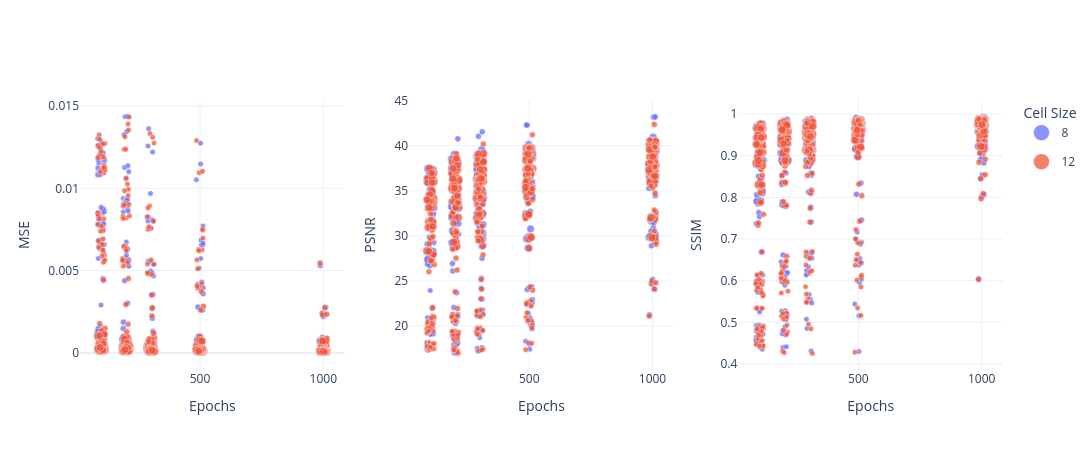

The notebook cell saved with this chart:
### Code cell
plot_colored_by("cell_size", "Cell Size")

### Figure 1 — Plotly figure (JSON) as saved in the notebook; plotly's stock layout.template omitted (floating-point values rounded to 4 significant figures; data arrays with more than 128 entries replaced by an {"elided": "..."} marker saying what was removed)
{"data": [{"customdata": {"elided": "615x10 mixed values"}, "hovertemplate": "epochs: %{customdata[0]}<br>params: %{customdata[1]}%  ·  loss: %{customdata[2]}<br>lr: %{customdata[3]:.1e}  ·  distance: %{customdata[4]}<br>cell_size: %{customdata[5]}  ·  knn_rate: %{customdata[6]}<br>time: %{customdata[7]}  ·  vram: %{customdata[8]}<br>MSE: %{y:.4g} ± %{customdata[9]:.2g}<extra></extra>", "legendgroup": "8", "marker": {"color": "#636EFA", "line": {"color": "white", "width": 0.5}, "opacity": 0.75, "size": {"elided": "615 float values"}, "sizemin": 2, "sizemode": "area", "sizeref": 430100000.0}, "mode": "markers", "name": "8", "showlegend": true, "x": {"elided": "615 float values"}, "y": {"elided": "615 float values"}, "type": "scatter", "xaxis": "x", "yaxis": "y"}, {"customdata": {"elided": "590x10 mixed values"}, "hovertemplate": "epochs: %{customdata[0]}<br>params: %{customdata[1]}%  ·  loss: %{customdata[2]}<br>lr: %{customdata[3]:.1e}  ·  distance: %{customdata[4]}<br>cell_size: %{customdata[5]}  ·  knn_rate: %{customdata[6]}<br>time: %{customdata[7]}  ·  vram: %{customdata[8]}<br>MSE: %{y:.4g} ± %{customdata[9]:.2g}<extra></extra>", "legendgroup": "12", "marker": {"color": "#EF553B", "line": {"color": "white", "width": 0.5}, "opacity": 0.75, "size": {"elided": "590 float values"}, "sizemin": 2, "sizemode": "area", "sizeref": 430100000.0}, "mode": "markers", "name": "12", "showlegend": true, "x": {"elided": "590 float values"}, "y": {"elided": "590 float values"}, "type": "scatter", "xaxis": "x", "yaxis": "y"}, {"customdata": {"elided": "615x10 mixed values"}, "hovertemplate": "epochs: %{customdata[0]}<br>params: %{customdata[1]}%  ·  loss: %{customdata[2]}<br>lr: %{customdata[3]:.1e}  ·  distance: %{customdata[4]}<br>cell_size: %{customdata[5]}  ·  knn_rate: %{customdata[6]}<br>time: %{customdata[7]}  ·  vram: %{customdata[8]}<br>PSNR: %{y:.4g} ± %{customdata[9]:.2g}<extra></extra>", "legendgroup": "8", "marker": {"color": "#636EFA", "line": {"color": "white", "width": 0.5}, "opacity": 0.75, "size": {"elided": "615 float values"}, "sizemin": 2, "sizemode": "area", "sizeref": 430100000.0}, "mode": "markers", "name": "8", "showlegend": false, "x": {"elided": "615 float values"}, "y": {"elided": "615 float values"}, "type": "scatter", "xaxis": "x2", "yaxis": "y2"}, {"customdata": {"elided": "590x10 mixed values"}, "hovertemplate": "epochs: %{customdata[0]}<br>params: %{customdata[1]}%  ·  loss: %{customdata[2]}<br>lr: %{customdata[3]:.1e}  ·  distance: %{customdata[4]}<br>cell_size: %{customdata[5]}  ·  knn_rate: %{customdata[6]}<br>time: %{customdata[7]}  ·  vram: %{customdata[8]}<br>PSNR: %{y:.4g} ± %{customdata[9]:.2g}<extra></extra>", "legendgroup": "12", "marker": {"color": "#EF553B", "line": {"color": "white", "width": 0.5}, "opacity": 0.75, "size": {"elided": "590 float values"}, "sizemin": 2, "sizemode": "area", "sizeref": 430100000.0}, "mode": "markers", "name": "12", "showlegend": false, "x": {"elided": "590 float values"}, "y": {"elided": "590 float values"}, "type": "scatter", "xaxis": "x2", "yaxis": "y2"}, {"customdata": {"elided": "615x10 mixed values"}, "hovertemplate": "epochs: %{customdata[0]}<br>params: %{customdata[1]}%  ·  loss: %{customdata[2]}<br>lr: %{customdata[3]:.1e}  ·  distance: %{customdata[4]}<br>cell_size: %{customdata[5]}  ·  knn_rate: %{customdata[6]}<br>time: %{customdata[7]}  ·  vram: %{customdata[8]}<br>SSIM: %{y:.4g} ± %{customdata[9]:.2g}<extra></extra>", "legendgroup": "8", "marker": {"color": "#636EFA", "line": {"color": "white", "width": 0.5}, "opacity": 0.75, "size": {"elided": "615 float values"}, "sizemin": 2, "sizemode": "area", "sizeref": 430100000.0}, "mode": "markers", "name": "8", "showlegend": false, "x": {"elided": "615 float values"}, "y": {"elided": "615 float values"}, "type": "scatter", "xaxis": "x3", "yaxis": "y3"}, {"customdata": {"elided": "590x10 mixed values"}, "hovertemplate": "epochs: %{customdata[0]}<br>params: %{customdata[1]}%  ·  loss: %{customdata[2]}<br>lr: %{customdata[3]:.1e}  ·  distance: %{customdata[4]}<br>cell_size: %{customdata[5]}  ·  knn_rate: %{customdata[6]}<br>time: %{customdata[7]}  ·  vram: %{customdata[8]}<br>SSIM: %{y:.4g} ± %{customdata[9]:.2g}<extra></extra>", "legendgroup": "12", "marker": {"color": "#EF553B", "line": {"color": "white", "width": 0.5}, "opacity": 0.75, "size": {"elided": "590 float values"}, "sizemin": 2, "sizemode": "area", "sizeref": 430100000.0}, "mode": "markers", "name": "12", "showlegend": false, "x": {"elided": "590 float values"}, "y": {"elided": "590 float values"}, "type": "scatter", "xaxis": "x3", "yaxis": "y3"}], "layout": {"xaxis": {"anchor": "y", "domain": [0.0, 0.2867], "title": {"text": "Epochs"}}, "yaxis": {"anchor": "x", "domain": [0.0, 1.0], "title": {"text": "MSE"}}, "xaxis2": {"anchor": "y2", "domain": [0.3567, 0.6433], "title": {"text": "Epochs"}}, "yaxis2": {"anchor": "x2", "domain": [0.0, 1.0], "title": {"text": "PSNR"}}, "xaxis3": {"anchor": "y3", "domain": [0.7133, 1.0], "title": {"text": "Epochs"}}, "yaxis3": {"anchor": "x3", "domain": [0.0, 1.0], "title": {"text": "SSIM"}}, "legend": {"title": {"text": "Cell Size"}}, "height": 450, "width": 1800}}
